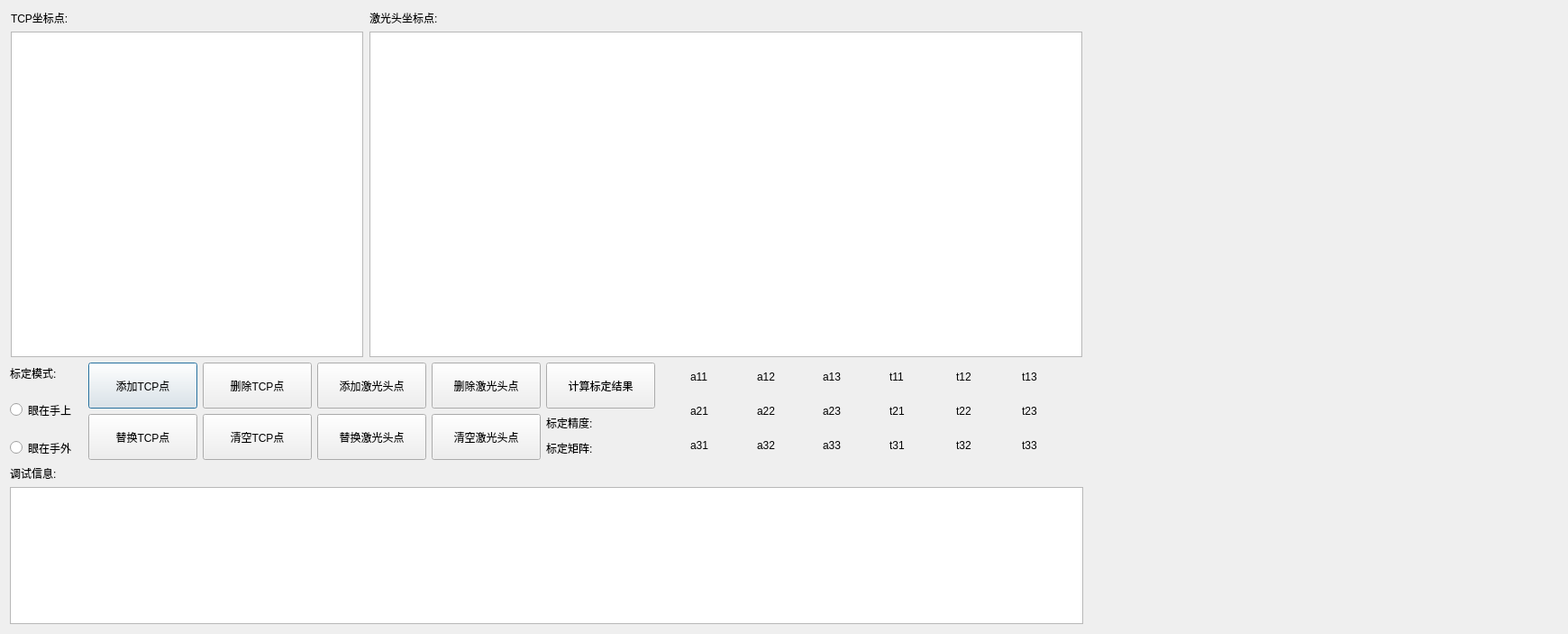
<?xml version="1.0" encoding="UTF-8"?>
<ui version="4.0">
 <class>demarcateDlg</class>
 <widget class="QDialog" name="demarcateDlg">
  <property name="geometry">
   <rect>
    <x>0</x>
    <y>0</y>
    <width>1737</width>
    <height>701</height>
   </rect>
  </property>
  <property name="windowTitle">
   <string>Dialog</string>
  </property>
  <layout class="QGridLayout" name="gridLayout_6">
   <item row="0" column="0">
    <layout class="QGridLayout" name="gridLayout_5">
     <item row="0" column="0">
      <layout class="QGridLayout" name="gridLayout_4">
       <item row="0" column="0">
        <widget class="QLabel" name="label">
         <property name="text">
          <string>TCP坐标点:</string>
         </property>
        </widget>
       </item>
       <item row="0" column="1">
        <widget class="QLabel" name="label_2">
         <property name="text">
          <string>激光头坐标点:</string>
         </property>
        </widget>
       </item>
       <item row="1" column="0">
        <widget class="QListWidget" name="robposlist">
         <property name="minimumSize">
          <size>
           <width>391</width>
           <height>361</height>
          </size>
         </property>
         <property name="maximumSize">
          <size>
           <width>391</width>
           <height>16777215</height>
          </size>
         </property>
        </widget>
       </item>
       <item row="1" column="1">
        <widget class="QListWidget" name="leaserposlist">
         <property name="minimumSize">
          <size>
           <width>791</width>
           <height>361</height>
          </size>
         </property>
         <property name="maximumSize">
          <size>
           <width>791</width>
           <height>16777215</height>
          </size>
         </property>
        </widget>
       </item>
      </layout>
     </item>
     <item row="0" column="1" rowspan="3">
      <widget class="PictureBox" name="widget" native="true">
       <property name="minimumSize">
        <size>
         <width>521</width>
         <height>681</height>
        </size>
       </property>
      </widget>
     </item>
     <item row="1" column="0">
      <layout class="QGridLayout" name="gridLayout_2">
       <item row="0" column="0">
        <widget class="QLabel" name="label_3">
         <property name="minimumSize">
          <size>
           <width>81</width>
           <height>23</height>
          </size>
         </property>
         <property name="maximumSize">
          <size>
           <width>81</width>
           <height>23</height>
          </size>
         </property>
         <property name="text">
          <string>标定模式:</string>
         </property>
        </widget>
       </item>
       <item row="0" column="1" rowspan="2">
        <widget class="QPushButton" name="pushButton">
         <property name="minimumSize">
          <size>
           <width>121</width>
           <height>51</height>
          </size>
         </property>
         <property name="maximumSize">
          <size>
           <width>121</width>
           <height>51</height>
          </size>
         </property>
         <property name="text">
          <string>添加TCP点</string>
         </property>
        </widget>
       </item>
       <item row="0" column="2" rowspan="2">
        <widget class="QPushButton" name="pushButton_3">
         <property name="minimumSize">
          <size>
           <width>121</width>
           <height>51</height>
          </size>
         </property>
         <property name="maximumSize">
          <size>
           <width>121</width>
           <height>51</height>
          </size>
         </property>
         <property name="text">
          <string>删除TCP点</string>
         </property>
        </widget>
       </item>
       <item row="0" column="3" rowspan="2">
        <widget class="QPushButton" name="pushButton_4">
         <property name="minimumSize">
          <size>
           <width>121</width>
           <height>51</height>
          </size>
         </property>
         <property name="maximumSize">
          <size>
           <width>121</width>
           <height>51</height>
          </size>
         </property>
         <property name="text">
          <string>添加激光头点</string>
         </property>
        </widget>
       </item>
       <item row="0" column="4" rowspan="2">
        <widget class="QPushButton" name="pushButton_6">
         <property name="minimumSize">
          <size>
           <width>121</width>
           <height>51</height>
          </size>
         </property>
         <property name="maximumSize">
          <size>
           <width>121</width>
           <height>51</height>
          </size>
         </property>
         <property name="text">
          <string>删除激光头点</string>
         </property>
        </widget>
       </item>
       <item row="0" column="5" rowspan="2" colspan="2">
        <widget class="QPushButton" name="pushButton_7">
         <property name="minimumSize">
          <size>
           <width>121</width>
           <height>51</height>
          </size>
         </property>
         <property name="maximumSize">
          <size>
           <width>121</width>
           <height>51</height>
          </size>
         </property>
         <property name="text">
          <string>计算标定结果</string>
         </property>
        </widget>
       </item>
       <item row="0" column="7" rowspan="4">
        <layout class="QGridLayout" name="gridLayout">
         <item row="0" column="0">
          <widget class="QLabel" name="a00_label">
           <property name="text">
            <string>a11</string>
           </property>
          </widget>
         </item>
         <item row="0" column="1">
          <widget class="QLabel" name="a01_label">
           <property name="text">
            <string>a12</string>
           </property>
          </widget>
         </item>
         <item row="0" column="2">
          <widget class="QLabel" name="a02_label">
           <property name="text">
            <string>a13</string>
           </property>
          </widget>
         </item>
         <item row="0" column="3">
          <widget class="QLabel" name="t00_label">
           <property name="text">
            <string>t11</string>
           </property>
          </widget>
         </item>
         <item row="0" column="4">
          <widget class="QLabel" name="t01_label">
           <property name="text">
            <string>t12</string>
           </property>
          </widget>
         </item>
         <item row="0" column="5">
          <widget class="QLabel" name="t02_label">
           <property name="text">
            <string>t13</string>
           </property>
          </widget>
         </item>
         <item row="1" column="0">
          <widget class="QLabel" name="a10_label">
           <property name="text">
            <string>a21</string>
           </property>
          </widget>
         </item>
         <item row="1" column="1">
          <widget class="QLabel" name="a11_label">
           <property name="text">
            <string>a22</string>
           </property>
          </widget>
         </item>
         <item row="1" column="2">
          <widget class="QLabel" name="a12_label">
           <property name="text">
            <string>a23</string>
           </property>
          </widget>
         </item>
         <item row="1" column="3">
          <widget class="QLabel" name="t10_label">
           <property name="text">
            <string>t21</string>
           </property>
          </widget>
         </item>
         <item row="1" column="4">
          <widget class="QLabel" name="t11_label">
           <property name="text">
            <string>t22</string>
           </property>
          </widget>
         </item>
         <item row="1" column="5">
          <widget class="QLabel" name="t12_label">
           <property name="text">
            <string>t23</string>
           </property>
          </widget>
         </item>
         <item row="2" column="0">
          <widget class="QLabel" name="a20_label">
           <property name="text">
            <string>a31</string>
           </property>
          </widget>
         </item>
         <item row="2" column="1">
          <widget class="QLabel" name="a21_label">
           <property name="text">
            <string>a32</string>
           </property>
          </widget>
         </item>
         <item row="2" column="2">
          <widget class="QLabel" name="a22_label">
           <property name="text">
            <string>a33</string>
           </property>
          </widget>
         </item>
         <item row="2" column="3">
          <widget class="QLabel" name="t20_label">
           <property name="text">
            <string>t31</string>
           </property>
          </widget>
         </item>
         <item row="2" column="4">
          <widget class="QLabel" name="t21_label">
           <property name="text">
            <string>t32</string>
           </property>
          </widget>
         </item>
         <item row="2" column="5">
          <widget class="QLabel" name="t22_label">
           <property name="text">
            <string>t33</string>
           </property>
          </widget>
         </item>
        </layout>
       </item>
       <item row="1" column="0" rowspan="2">
        <widget class="QRadioButton" name="radio1">
         <property name="minimumSize">
          <size>
           <width>81</width>
           <height>21</height>
          </size>
         </property>
         <property name="maximumSize">
          <size>
           <width>81</width>
           <height>23</height>
          </size>
         </property>
         <property name="text">
          <string>眼在手上</string>
         </property>
        </widget>
       </item>
       <item row="2" column="1" rowspan="2">
        <widget class="QPushButton" name="pushButton_2">
         <property name="minimumSize">
          <size>
           <width>121</width>
           <height>51</height>
          </size>
         </property>
         <property name="maximumSize">
          <size>
           <width>121</width>
           <height>51</height>
          </size>
         </property>
         <property name="text">
          <string>替换TCP点</string>
         </property>
        </widget>
       </item>
       <item row="2" column="2" rowspan="2">
        <widget class="QPushButton" name="pushButton_8">
         <property name="minimumSize">
          <size>
           <width>121</width>
           <height>51</height>
          </size>
         </property>
         <property name="maximumSize">
          <size>
           <width>121</width>
           <height>51</height>
          </size>
         </property>
         <property name="text">
          <string>清空TCP点</string>
         </property>
        </widget>
       </item>
       <item row="2" column="3" rowspan="2">
        <widget class="QPushButton" name="pushButton_5">
         <property name="minimumSize">
          <size>
           <width>121</width>
           <height>51</height>
          </size>
         </property>
         <property name="maximumSize">
          <size>
           <width>121</width>
           <height>51</height>
          </size>
         </property>
         <property name="text">
          <string>替换激光头点</string>
         </property>
        </widget>
       </item>
       <item row="2" column="4" rowspan="2">
        <widget class="QPushButton" name="pushButton_9">
         <property name="minimumSize">
          <size>
           <width>121</width>
           <height>51</height>
          </size>
         </property>
         <property name="maximumSize">
          <size>
           <width>121</width>
           <height>51</height>
          </size>
         </property>
         <property name="text">
          <string>清空激光头点</string>
         </property>
        </widget>
       </item>
       <item row="2" column="5">
        <widget class="QLabel" name="label_5">
         <property name="minimumSize">
          <size>
           <width>67</width>
           <height>17</height>
          </size>
         </property>
         <property name="maximumSize">
          <size>
           <width>67</width>
           <height>17</height>
          </size>
         </property>
         <property name="text">
          <string>标定精度:</string>
         </property>
        </widget>
       </item>
       <item row="2" column="6">
        <widget class="QLabel" name="err">
         <property name="minimumSize">
          <size>
           <width>81</width>
           <height>17</height>
          </size>
         </property>
         <property name="maximumSize">
          <size>
           <width>81</width>
           <height>17</height>
          </size>
         </property>
         <property name="text">
          <string/>
         </property>
        </widget>
       </item>
       <item row="3" column="0">
        <widget class="QRadioButton" name="radio2">
         <property name="minimumSize">
          <size>
           <width>81</width>
           <height>23</height>
          </size>
         </property>
         <property name="maximumSize">
          <size>
           <width>81</width>
           <height>23</height>
          </size>
         </property>
         <property name="text">
          <string>眼在手外</string>
         </property>
        </widget>
       </item>
       <item row="3" column="5">
        <widget class="QLabel" name="label_4">
         <property name="text">
          <string>标定矩阵:</string>
         </property>
        </widget>
       </item>
      </layout>
     </item>
     <item row="2" column="0">
      <layout class="QGridLayout" name="gridLayout_3">
       <item row="0" column="0">
        <widget class="QLabel" name="label_7">
         <property name="text">
          <string>调试信息:</string>
         </property>
        </widget>
       </item>
       <item row="1" column="0">
        <widget class="QTextBrowser" name="record">
         <property name="minimumSize">
          <size>
           <width>1191</width>
           <height>141</height>
          </size>
         </property>
         <property name="maximumSize">
          <size>
           <width>1191</width>
           <height>16777215</height>
          </size>
         </property>
        </widget>
       </item>
      </layout>
     </item>
    </layout>
   </item>
  </layout>
 </widget>
 <customwidgets>
  <customwidget>
   <class>PictureBox</class>
   <extends>QWidget</extends>
   <header location="global">PictureBox.h</header>
   <container>1</container>
  </customwidget>
 </customwidgets>
 <resources/>
 <connections/>
</ui>
